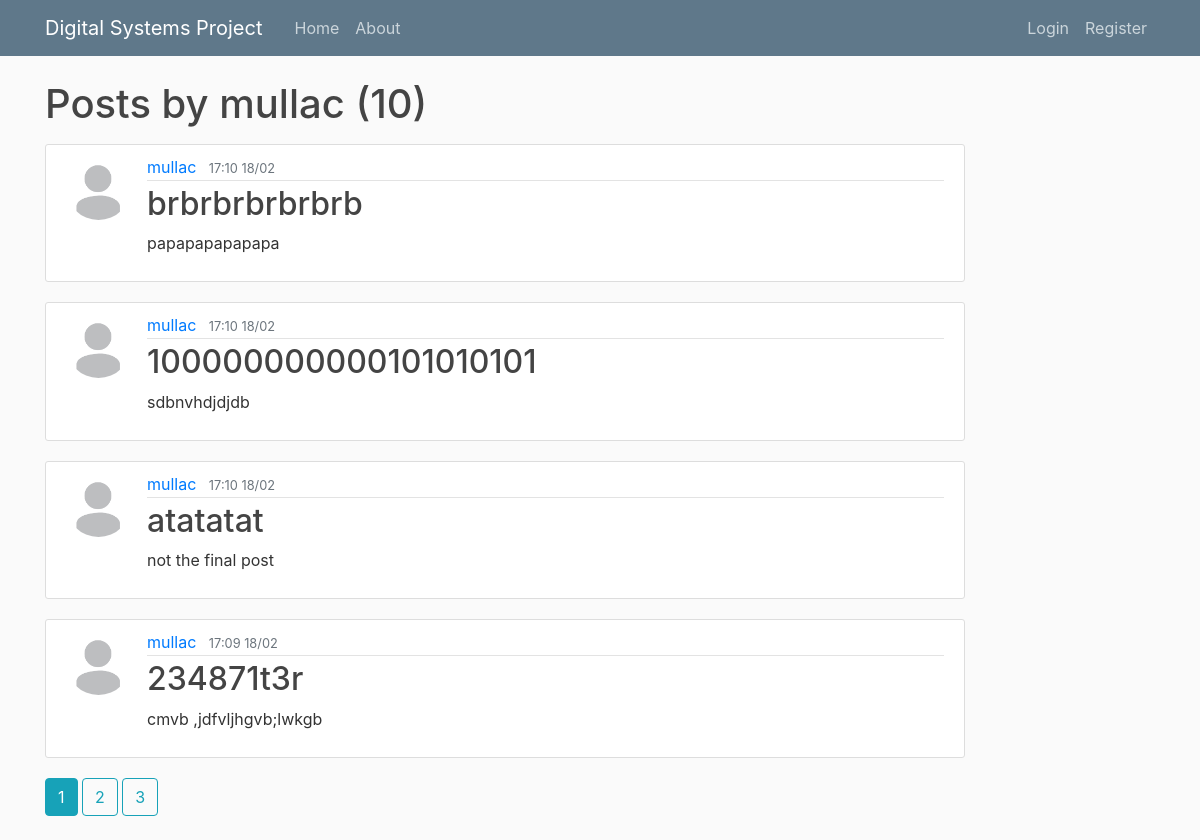
Screenshot of /user/mullac with the database file from the repository.
### package/models.py (models this page shows, shortened)
class User(db.Model, UserMixin):
    id = db.Column(db.Integer, primary_key=True)
    username = db.Column(db.String(20), unique=True, nullable=False)
    email = db.Column(db.String(120), unique=True, nullable=False)
    image_file = db.Column(db.String(20), nullable=False, default='default.jpg')
    password = db.Column(db.String(60), nullable=False)
    posts = db.relationship('Post', backref='author', lazy=True)

class Post(db.Model):
    id = db.Column(db.Integer, primary_key=True)
    title = db.Column(db.String(100), nullable=False)
    date_posted = db.Column(db.DateTime, nullable=False, default=datetime.utcnow)
    content = db.Column(db.Text, nullable=False)
    user_id = db.Column(db.Integer, db.ForeignKey('user.id'), nullable=False)

### package/routes.py (the view)
@app.route("/user/<string:username>")
def user_posts(username):
    page = request.args.get('page', 1, type = int)
    user = User.query.filter_by(username=username).first_or_404()
    posts = Post.query.filter_by(author=user)\
        .order_by(Post.date_posted.desc())\
        .paginate(page, per_page = 4)
    return render_template('userPosts.html', posts = posts, user=user)

### package/templates/userPosts.html
{% extends "layout.html" %}
{% block content %}
    <h1 class="mb-3">Posts by {{ user.username }} ({{ posts.total }})</h1>
    {%  for post in posts.items %}
        <article class="media content-section">
            <img class="rounded-circle article-img" src="{{ url_for('static', filename='profile_pics/' + post.author.image_file) }}">
            <div class="media-body">
                <div class="article-metadata">
                    <a class="mr-2" href="{{ url_for('user_posts', username=post.author.username) }}">{{ post.author.username }}</a>
                    <small class="text-muted">{{ post.date_posted.strftime('%H:%M') + ' ' + post.date_posted.strftime('%d/%m') }}</small>
                </div>
                <h2><a class="article-title" href="{{ url_for('post', post_id=post.id) }}">{{ post.title }}</a></h2>
                <p class="article-content">{{ post.content }}</p>
            </div>
        </article>
    {%  endfor  %}
    {%  for page_num in posts.iter_pages(left_edge=1, right_edge=1, left_current=1, right_current=2) %}
        {% if page_num %}
            {% if posts.page == page_num %}
                <a class="btn btn-info mb-4" href="{{  url_for('user_posts', username=user.username, page=page_num) }}">{{ page_num }}</a>
            {% else %}
                <a class="btn btn-outline-info mb-4" href="{{  url_for('user_posts', username=user.username, page=page_num) }}">{{ page_num }}</a>
            {% endif %}
        {% else %}
            ...
        {% endif %}
    {% endfor %}
{% endblock content %}

### package/templates/layout.html (shortened to what this page needs)
<!DOCTYPE html>
<html>
<head>
    <link rel="stylesheet" href="https://maxcdn.bootstrapcdn.com/bootstrap/4.0.0/css/bootstrap.min.css">
    <link rel="stylesheet" type="text/css" href="{{ url_for('static', filename='main.css') }}">
</head>
<body>
    <header class="site-header">
        <nav class="navbar navbar-expand-md navbar-dark bg-steel fixed-top">
            <div class="container">
                <a class="navbar-brand mr-4" href="/">Digital Systems Project</a>
                <div class="collapse navbar-collapse" id="navbarToggle">
                    <div class="navbar-nav mr-auto">
                        <a class="nav-item nav-link" href="{{ url_for('home') }}">Home</a>
                        <a class="nav-item nav-link" href="{{ url_for('about') }}">About</a>
                    </div>
                    <div class="navbar-nav">
                        {% if current_user.is_authenticated %}
                            <a class="nav-item nav-link" href="{{ url_for('newPost') }}">New Post</a>
                            <a class="nav-item nav-link" href="{{ url_for('account') }}">Account</a>
                            <a class="nav-item nav-link" href="{{ url_for('logout') }}">Logout</a>
                        {% else %}
                            <a class="nav-item nav-link" href="{{ url_for('login') }}">Login</a>
                            <a class="nav-item nav-link" href="{{ url_for('register') }}">Register</a>
                        {% endif %}
                    </div>
                </div>
            </div>
        </nav>
    </header>
    <main role="main" class="container">
        <div class="row">
            <div class="col-md-10">
                {% block content %}{% endblock %}
            </div>
        </div>
    </main>
</body>
</html>

### package/static/main.css (style rules this page uses)
body { background: #fafafa; color: #333333; margin-top: 5rem; }
h1, h2, h3, h4, h5, h6 { color: #444444; }
.bg-steel { background-color: #5f788a; }
.site-header .navbar-nav .nav-link { color: #cbd5db; }
.content-section { background: #ffffff; padding: 10px 20px; border: 1px solid #dddddd; border-radius: 3px; margin-bottom: 20px; }
.article-title { color: #444444; }
.article-content { white-space: pre-line; }
.article-img { height: 65px; width: 65px; margin-right: 16px; }
.article-metadata { padding-bottom: 1px; margin-bottom: 4px; border-bottom: 1px solid #e3e3e3 }

### rows the page displays
User: username "mullac"
Post: image_file (placeholder picture), author.username "mullac", date_posted "17:10 18/02", title "brbrbrbrbrbrb", content "papapapapapapa"
Post: image_file (placeholder picture), author.username "mullac", date_posted "17:10 18/02", title "100000000000101010101", content "sdbnvhdjdjdb"
Post: image_file (placeholder picture), author.username "mullac", date_posted "17:10 18/02", title "atatatat", content "not the final post"
Post: image_file (placeholder picture), author.username "mullac", date_posted "17:09 18/02", title "234871t3r", content "cmvb ,jdfvljhgvb;lwkgb"

### other values shown
{{ posts.total }} "10"
{{ page_num }} "1"
{{ page_num }} "2" "3"
